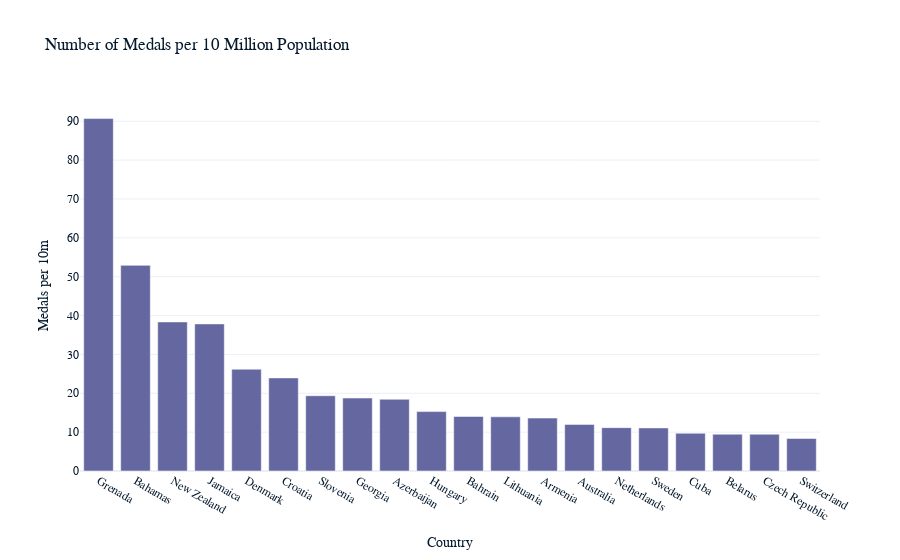

Notebook source saved alongside this figure:
### Markdown cell above
Now, we can employ a bar chart to visualize the leading countries based on medals per capita!

### Code cell
# Create a column chart by medal per capita
fig = px.bar(
     top_countries,
     x= "team_clean",
    y= "per_10m",
    labels={"team_clean":"Country", "per_10m":"Medals per 10m"},
    title= "Number of Medals per 10 Million Population",
    hover_data = ["population", "medal"]
)

fig.show()

### Figure 1 — Plotly figure (JSON) as saved in the notebook; plotly's stock layout.template omitted (floating-point values rounded to 4 significant figures)
{"data": [{"alignmentgroup": "True", "customdata": [[110261, 1], [377931, 2], [4693200, 18], [2906238, 11], [5728010, 15], [4174349, 10], [2065042, 4], [3727505, 7], [9757812, 18], [9814023, 15], [1425791, 2], [2868231, 4], [2936146, 4], [24190907, 29], [17030314, 19], [9923085, 11], [11335109, 11], [9501534, 9], [10566332, 10], [8373338, 7]], "hovertemplate": "Country=%{x}<br>Medals per 10m=%{y}<br>population=%{customdata[0]}<br>medal=%{customdata[1]}<extra></extra>", "legendgroup": "", "marker": {"color": "#6568a0", "pattern": {"shape": ""}}, "name": "", "offsetgroup": "", "orientation": "v", "showlegend": false, "textposition": "auto", "x": ["Grenada", "Bahamas", "New Zealand", "Jamaica", "Denmark", "Croatia", "Slovenia", "Georgia", "Azerbaijan", "Hungary", "Bahrain", "Lithuania", "Armenia", "Australia", "Netherlands", "Sweden", "Cuba", "Belarus", "Czech Republic", "Switzerland"], "xaxis": "x", "y": [90.69, 52.92, 38.35, 37.85, 26.19, 23.96, 19.37, 18.78, 18.45, 15.28, 14.03, 13.95, 13.62, 11.99, 11.16, 11.09, 9.704, 9.472, 9.464, 8.36], "yaxis": "y", "type": "bar"}], "layout": {"xaxis": {"anchor": "y", "domain": [0, 1], "title": {"text": "Country"}}, "yaxis": {"anchor": "x", "domain": [0, 1], "title": {"text": "Medals per 10m"}}, "legend": {"tracegroupgap": 0}, "title": {"text": "Number of Medals per 10 Million Population"}, "barmode": "relative"}}
